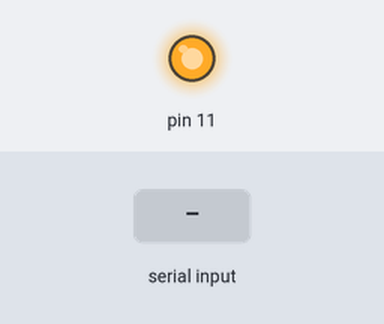
The sketch below on a simulated Arduino Uno, built with avr-gcc and run on an emulated ATmega328P. Parts: output pins drawn as LEDs (lit = HIGH). Inputs (shaded band) come from the test bench. The modem accepts every AT command (registered, SIM ready, sends succeed) and sends nothing else; what the sketch prints to the serial monitor is not drawn.

Above: at 7.1 s.
At 8.7 s:
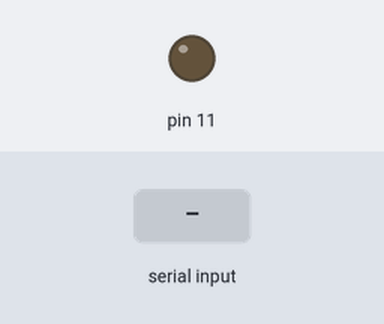
8.8 s: "+RCV" received over Serial
11.3 s: "+RCV" received over the second serial link
13.7 s: "," received over Serial
16.2 s: "5\n" received over Serial
Timing chart, 0 to 19.2 s (numbered marks = the images above; inputs shaded):
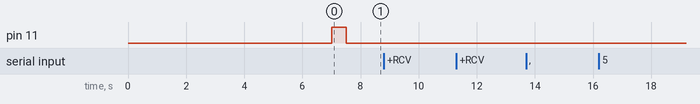

The sketch:

LoRa_Blink.ino
```cpp
#include <SoftwareSerial.h>
SoftwareSerial Reyax(8, 9); // RX, TX
String message;
String received;

void setup() {
  // put your setup code here, to run once:
  setUp();
  pinMode(11, OUTPUT);
  digitalWrite(11, HIGH);
  delay(500);
  digitalWrite(11, LOW);
}

void loop() {
  // put your main code here, to run repeatedly:
  receive();
  if (Serial.available()>0)
  {
    String toSend = Serial.readString();
    send(toSend, 2);
  Serial.print("Sent: ");
  Serial.println(toSend);
  }

}
```

Auto_Send.ino
```cpp
void autoSend() {
  send("Hoi123", 1);
  delay(3000);
}
```

Receive.ino
```cpp
void receive() {
  if (Reyax.available())
  {
    String received = Reyax.readString();
    //Serial.print(received);

    if (received.indexOf("+RCV") >= 0)
    {
      int delimiter, delimiter_1, delimiter_2, delimiter_3;
      delimiter = received.indexOf(",");
      delimiter_1 = received.indexOf(",", delimiter + 1);
      delimiter_2 = received.indexOf(",", delimiter_1 + 1);
      delimiter_3 = received.indexOf(",", delimiter_2 + 1);
      int lengthMessage = received.substring(delimiter+1,delimiter_1).toInt();

      String message = received.substring(delimiter_1+1, delimiter_1 + lengthMessage+1);
      Serial.print("Recived message: ");
      Serial.println(message);
    }
  }
  else
  {
    Serial.print(received);
  }
}
```

Send.ino
```cpp
void send(String Transmit, int address)
{
  int TransmitLength = Transmit.length();
  String message = "AT+SEND=" + String(address) + "," + String(TransmitLength) + "," + Transmit + "\n\r";
  Reyax.println(message);
  //Serial.println(message);
}
```

setUp.ino
```cpp
void setUp() {
  // Open serial communications and wait for port to open:
  Serial.begin(9600);
  Reyax.begin(115200);
  while (!Serial) {
    ; // wait for serial port to connect. Needed for native USB port only
  }
    delay(1000);

  Reyax.print("AT\r\n");
  delay(1000);
    /*
    * AT+PARAMETER=<Spreading Factor>,
    *<Bandwidth>,<Coding Rate>,
    *<Programmed Preamble>
    *<Spreading Factor>7~12, (default 12)
    *<Bandwidth>0~9 list as below
    *0 : 7.8KHz (not recommended, over spec.) 1 : 10.4KHz (not recommended, over spec.) 2 : 15.6KHz
    *3 : 20.8 KHz
    *4 : 31.25 KHz
    *5 : 41.7 KHz
    *6 : 62.5 KHz
    *7 : 125 KHz (default).
    *8 : 250 KHz
    *9 : 500 KHz
    *<Coding Rat>1~4, (default 1)
    *<Programmed Preamble> 4~7(default 4)

   */
  Reyax.print("AT+PARAMETER=12,9,1,7\r\n");
  delay(1000);   //wait for module to respond

  Reyax.print("AT+BAND=915000000\r\n");    //Bandwidth set to 915MHz
  delay(1000);   //wait for module to respond

  Reyax.print("AT+ADDRESS=1\r\n");   //needs to be unique
  delay(1000);   //wait for module to respond

  Reyax.print("AT+NETWORKID=6\r\n");   //needs to be same for receiver and transmitter
  delay(1000);   //wait for module to respond
  Reyax.print("AT+CRFOP=15\r\n");
  delay(1000);

}
```

Measured:
- after the input at 8.8 s, every drawn part: stays the same
- after the input at 11.3 s, every drawn part: stays the same
- after the input at 13.7 s, every drawn part: stays the same
- after the input at 16.2 s, every drawn part: stays the same
